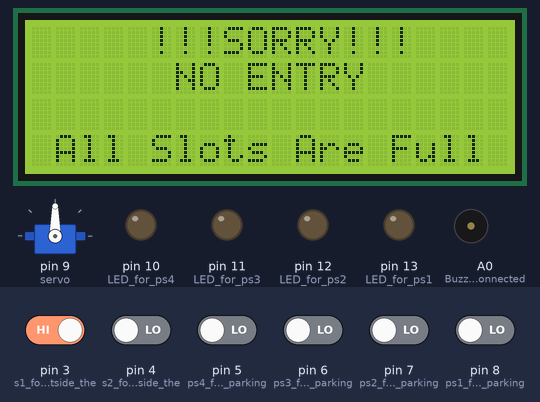
This sketch was run on a simulated Arduino Uno, built with avr-gcc and run on an emulated ATmega328P. On the bench: 20×4 character LCD, servo, output pins drawn as LEDs (lit = HIGH), buzzer (waves = sounding, pin HIGH). The inputs (shaded band) are chosen by the test bench; at power-on: pin 3 (s1_for_sensor_outside_the) HIGH, pin 4 (s2_for_sensor_inside_the), pin 5 (ps4_for_sensor_in_parking), pin 6 (ps3_for_sensor_in_parking), pin 7 (ps2_for_sensor_in_parking), pin 8 (ps1_for_sensor_in_parking) LOW.

Above: at 1.2 s.
2.3 s: pin 5 (ps4_for_sensor_in_parking) driven HIGH
At 4.5 s:
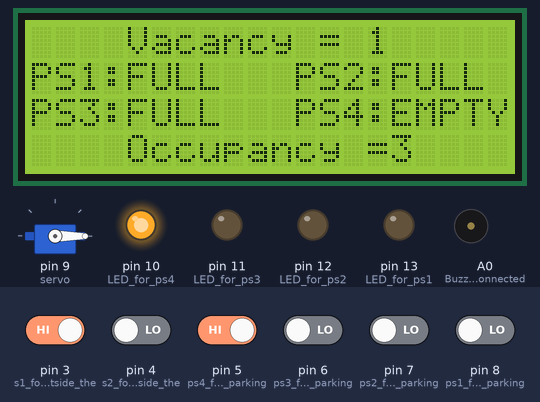
5.4 s: pin 6 (ps3_for_sensor_in_parking) driven HIGH
At 7.0 s:
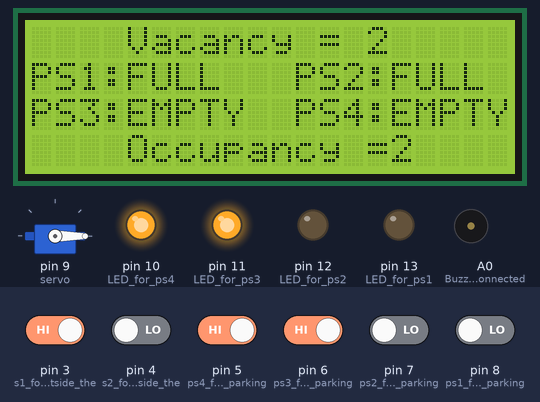
8.1 s: pin 7 (ps2_for_sensor_in_parking) driven HIGH
At 9.8 s:
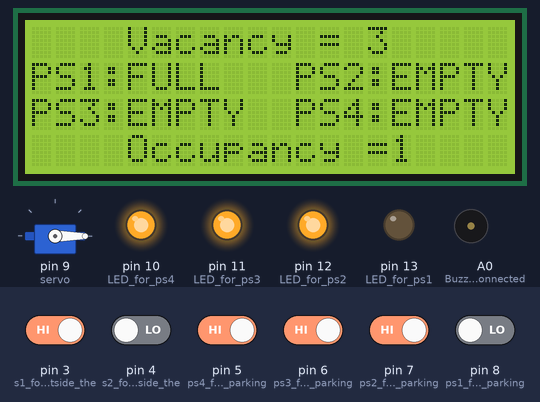
10.7 s: pin 8 (ps1_for_sensor_in_parking) driven HIGH
At 12.4 s:
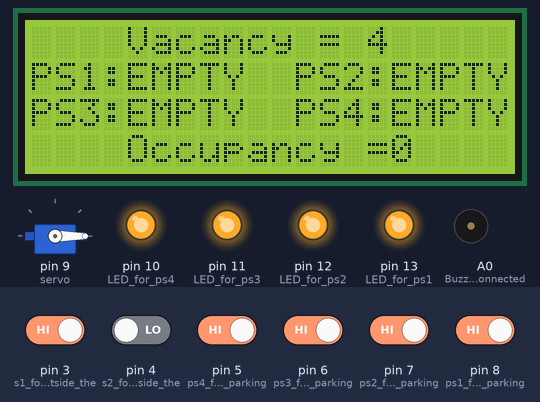
13.4 s: pin 5 (ps4_for_sensor_in_parking) driven LOW
At 15.1 s:
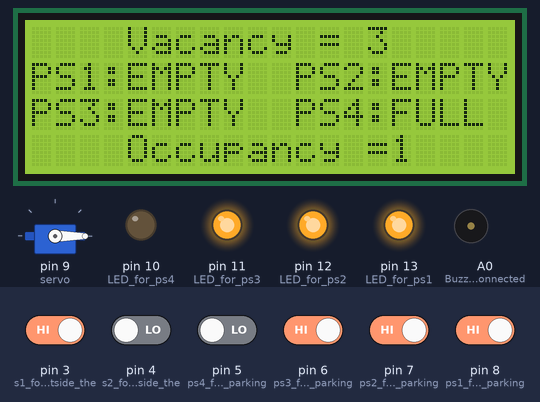
16.0 s: pin 6 (ps3_for_sensor_in_parking) driven LOW
At 17.7 s:
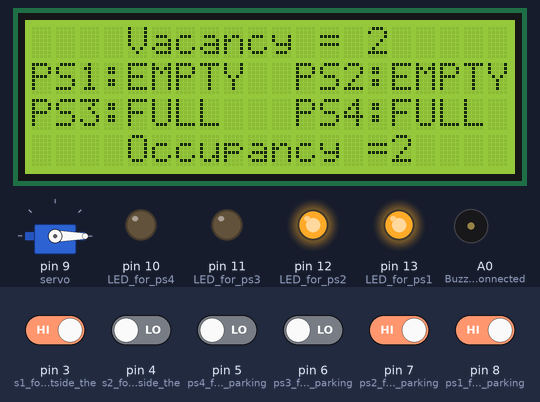
Timing chart, 0 to 19.7 s (numbered marks = the images above; inputs shaded):
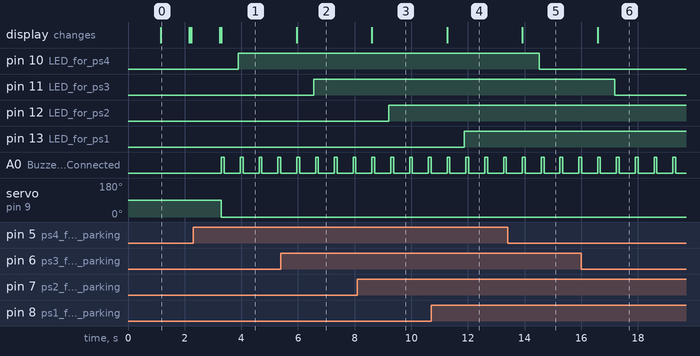

Measured:
- after the input at 2.3 s, pin 10 (LED_for_ps4): LOW → HIGH after 1.6 s; A0 (Buzzer_is_Connected): alternates HIGH for 0.10 s and LOW for 0.56 s, starting after 1.0 s; servo on pin 9 (servo): 90° → 0° after 1.0 s; the display: first differs from a run without the input after 1.0 s (image 1)
- after the input at 5.4 s, pin 11 (LED_for_ps3): LOW → HIGH after 1.2 s; the display: changes after 0.56 s (image 2)
- after the input at 8.1 s, pin 12 (LED_for_ps2): LOW → HIGH after 1.1 s; the display: changes after 0.51 s (image 3)
- after the input at 10.7 s, pin 13 (LED_for_ps1): LOW → HIGH after 1.2 s; the display: changes after 0.57 s (image 4)
- after the input at 13.4 s, pin 10 (LED_for_ps4): HIGH → LOW after 1.1 s; the display: changes after 0.52 s (image 5)
- after the input at 16.0 s, pin 11 (LED_for_ps3): HIGH → LOW after 1.2 s; the display: changes after 0.58 s (image 6)
- what the display in image 0 shows lasts 1.0 s, from 1.2 s to 2.2 s

The sketch:

Parking_Management_System.ino
```cpp
#include <Servo.h>
#include <LiquidCrystal_I2C.h>
LiquidCrystal_I2C lcd(0x27, 20, 4); // Name and address of LiquidCrystal_I2C
Servo servo;                    //Name given to Servo motor
int pos = 0;                    //Position variable for position of Servo
int s1, s2;                     //IR SENSOR 1 and IR SENSOR 2
int ps1, ps2, ps3, ps4;         //IR Sensors at the parking slots 1,2,3 and 4 respectively.
int Vacancy, Occupancy;         //Variable names for calculating the number of vacant and occupied slots

void setup()
{
 lcd.init();          //To initialize the LCD
 lcd.backlight();     //To turn ON the back light of LCD
 servo.attach(9);     //Output pin of servo is connected
 pinMode(A0,OUTPUT);  //Buzzer is Connected
 pinMode(3,INPUT);    //s1 for sensor outside the gate
 pinMode(4,INPUT);    //s2 for sensor inside the gate
 pinMode(8,INPUT);    //ps1 for sensor in parking slot no 1
 pinMode(7,INPUT);    //ps2 for sensor in parking slot no 2
 pinMode(6,INPUT);    //ps3 for sensor in parking slot no 3
 pinMode(5,INPUT);    //ps4 for sensor in parking slot no 4
 pinMode(13,OUTPUT);  //LED for ps1
 pinMode(12,OUTPUT);  //LED for ps2
 pinMode(11,OUTPUT);  //LED for ps3
 pinMode(10,OUTPUT);  //LED for ps4
 lcd.setCursor(1,0);
 lcd.print("PARKING MANAGEMENT");
 lcd.setCursor(7,2);
 lcd.print("SYSTEM");
 delay(1000);
 lcd.clear();         //Clear the entire LCD screen
}
void loop()
{
  s1 = digitalRead(3);
  s2 = digitalRead(4);
  ps1 = digitalRead(8);
  ps2 = digitalRead(7);
  ps3 = digitalRead(6);
  ps4 = digitalRead(5);

  Vacancy = ps1 + ps2 + ps3 + ps4;          //Formula for Calculating Number of Vacant Slots
  Occupancy = 4 - Vacancy;                 //It gives Number of Slots which are Occupied

  lcd.setCursor (1,0);
  lcd.print("   Vacancy = ");
  lcd.print(Vacancy);
  lcd.setCursor(4,3);
  lcd.print("Occupancy = ");
  lcd.setCursor(15,3);
  lcd.print(Occupancy);

  if((Vacancy == 0) and (Occupancy == 4))
  {
    lcd.clear();
    lcd.setCursor(5,0);
    lcd.print("!!!SORRY!!! ");
    lcd.setCursor(6,1);
    lcd.print("NO ENTRY ");
    lcd.setCursor(1,3);
    lcd.print("All Slots Are Full ");
    delay(1000);
    lcd.clear();
  }
  else
  {
    lcd.setCursor (0,1);
    (ps1==0 ? lcd.print("PS1:FULL ") : lcd.print("PS1:EMPTY"));

    lcd.setCursor (11,1);
    (ps2==0 ? lcd.print("PS2:FULL ") : lcd.print("PS2:EMPTY"));

    lcd.setCursor (0,2);
    (ps3==0 ? lcd.print("PS3:FULL ") : lcd.print("PS3:EMPTY"));

    lcd.setCursor (11,2);
    (ps4==0 ? lcd.print("PS4:FULL ") : lcd.print("PS4:EMPTY"));
  }
  if((s1==0 or s2==0) and (ps1==1 or ps2==1 or ps3==1 or ps4==1)) //For opening gate from both sides
  {
    for(pos=0; pos<=90; pos+=90)
    {
      servo.write(pos);
      digitalWrite(A0,HIGH);                     //For turning the BUZZER ON
      delay(100);
      digitalWrite(A0,LOW);                      //For turning the BUZZER OFF
      delay(500);
      break;
    }
  }
  if(s1==1 and s2==1)
  {                                              //For closing gate from both sides
    for(pos=90; pos>=0; pos-=90)
    {
      servo.write(pos);
      break;
    }
  }
  (ps1==0 ? digitalWrite(13,LOW) : digitalWrite(13,HIGH));    //For Turning ON and OFF LED at ps1
  (ps2==0 ? digitalWrite(12,LOW) : digitalWrite(12,HIGH));    //For Turning ON and OFF LED at ps2
  (ps3==0 ? digitalWrite(11,LOW) : digitalWrite(11,HIGH));    //For Turning ON and OFF LED at ps3
  (ps4==0 ? digitalWrite(10,LOW) : digitalWrite(10,HIGH));    //For Turning ON and OFF LED at ps4
 }
```
